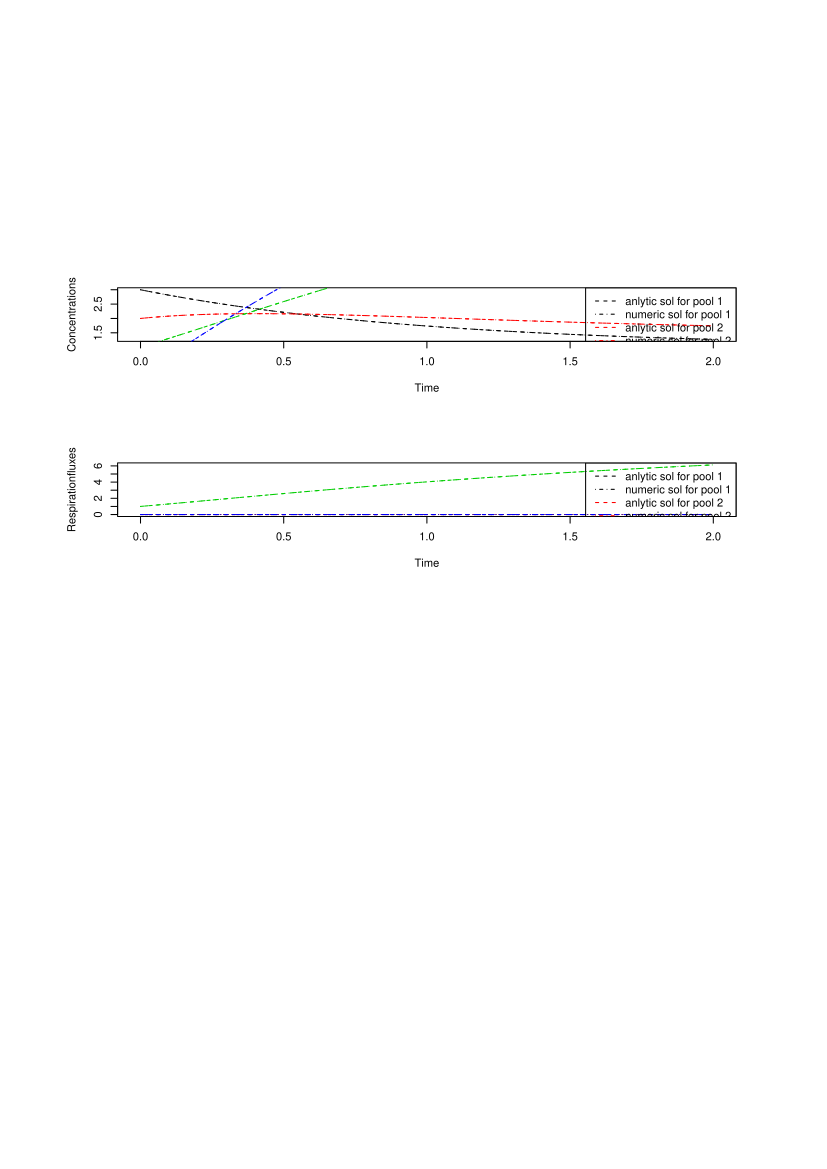

This chart was generated by the following R code:
#
# vim:set ff=unix expandtab ts=2 sw=2:
# This test function is automatically produced by the python script:/home/mm/SoilR/RPackages/SoilR/pkg/inst/tests/Rexample.py
test.FourpSerial_1=function(){
   require(RUnit)
   t_start=0
   t_end=2
   tn=100
   tol=.02/tn
   print(tol)
   timestep=(t_end-t_start)/tn
   t=seq(t_start,t_end,timestep)
   A=new("DecompositionOperator",t_start,Inf,function(t){matrix(
     nrow=4,
     ncol=4,
     c(
        -1,  1,  0,  0,  
        0,  -2,  1,  1,  
        0,  0,  -2,  1,  
        0,  0,  1,  -1
     )
   )})
   c01=3
   c02=2
   c03=1
   c04=0
   inputrates=new("TimeMap",t_start,t_end,function(t){return(matrix(
     nrow=4,
     ncol=1,
     c(
        1,  2,  3,  4
     )
   ))})
   Y=matrix(ncol=4,nrow=length(t))
   Y[,1]=c01*exp(-t) + 1 - exp(-t)
   Y[,2]=c01*(exp(-t) - exp(-2*t)) + c02*exp(-2*t) + 3/2 - exp(-t) - exp(-2*t)/2
   Y[,3]=c01*(-2*(1/(-sqrt(5)/2 - 1/2) - 2/((-sqrt(5) - 1)*(-sqrt(5)/2 - 1/2)*(-sqrt(5)/2 + 5/2)) + 4*(-1/(2*(-sqrt(5)/2 - 1/2)) + 1)/((-sqrt(5) - 1)*(-sqrt(5)/2 - 1/2)*(-sqrt(5)/2 + 5/2)))*exp(t*(-3/2 - sqrt(5)/2))/(-1 + sqrt(5)) - 2*(-1/(-sqrt(5)/2 + 5/2) + 2*(-1/(2*(-sqrt(5)/2 - 1/2)) + 1)/(-sqrt(5)/2 + 5/2))*exp(t*(-3/2 + sqrt(5)/2))/(-sqrt(5) - 1) - exp(-t)) + c02*(-4*exp(t*(-3/2 - sqrt(5)/2))/((-1 + sqrt(5))*(-sqrt(5) - 1)*(-sqrt(5)/2 - 1/2)*(-sqrt(5)/2 + 5/2)) - 2*exp(t*(-3/2 + sqrt(5)/2))/((-sqrt(5) - 1)*(-sqrt(5)/2 + 5/2))) + c03*(-2*(1/(-sqrt(5)/2 - 1/2) - 2/((-sqrt(5) - 1)*(-sqrt(5)/2 - 1/2)**2*(-sqrt(5)/2 + 5/2)))*exp(t*(-3/2 - sqrt(5)/2))/(-1 + sqrt(5)) + 2*exp(t*(-3/2 + sqrt(5)/2))/((-sqrt(5) - 1)*(-sqrt(5)/2 - 1/2)*(-sqrt(5)/2 + 5/2))) + c04*(-4*exp(t*(-3/2 - sqrt(5)/2))/((-1 + sqrt(5))*(-sqrt(5) - 1)*(-sqrt(5)/2 - 1/2)*(-sqrt(5)/2 + 5/2)) - 2*exp(t*(-3/2 + sqrt(5)/2))/((-sqrt(5) - 1)*(-sqrt(5)/2 + 5/2))) - 24*(-3*exp(-3*t/2)*exp(-sqrt(5)*t/2)/2 + sqrt(5)*exp(-3*t/2)*exp(-sqrt(5)*t/2)/2)/((-1 + sqrt(5))*(-sqrt(5) - 1)*(-sqrt(5)/2 - 1/2)*(-sqrt(5)/2 + 5/2)) - 2*(-3*exp(-3*t/2)*exp(-sqrt(5)*t/2)/2 + sqrt(5)*exp(-3*t/2)*exp(-sqrt(5)*t/2)/2)*(1/(-sqrt(5)/2 - 1/2) - 2/((-sqrt(5) - 1)*(-sqrt(5)/2 - 1/2)*(-sqrt(5)/2 + 5/2)) + 4*(-1/(2*(-sqrt(5)/2 - 1/2)) + 1)/((-sqrt(5) - 1)*(-sqrt(5)/2 - 1/2)*(-sqrt(5)/2 + 5/2)))/(-1 + sqrt(5)) - 6*(-3*exp(-3*t/2)*exp(-sqrt(5)*t/2)/2 + sqrt(5)*exp(-3*t/2)*exp(-sqrt(5)*t/2)/2)*(1/(-sqrt(5)/2 - 1/2) - 2/((-sqrt(5) - 1)*(-sqrt(5)/2 - 1/2)**2*(-sqrt(5)/2 + 5/2)))/(-1 + sqrt(5)) - 2*(-3*exp(-3*t/2)*exp(sqrt(5)*t/2)/2 - sqrt(5)*exp(-3*t/2)*exp(sqrt(5)*t/2)/2)*(-1/(-sqrt(5)/2 + 5/2) + 2*(-1/(2*(-sqrt(5)/2 - 1/2)) + 1)/(-sqrt(5)/2 + 5/2))/(-sqrt(5) - 1) + 6*(-3*exp(-3*t/2)*exp(sqrt(5)*t/2)/2 - sqrt(5)*exp(-3*t/2)*exp(sqrt(5)*t/2)/2)/((-sqrt(5) - 1)*(-sqrt(5)/2 - 1/2)*(-sqrt(5)/2 + 5/2)) - 12*(-3*exp(-3*t/2)*exp(sqrt(5)*t/2)/2 - sqrt(5)*exp(-3*t/2)*exp(sqrt(5)*t/2)/2)/((-sqrt(5) - 1)*(-sqrt(5)/2 + 5/2)) + 24*(-3/2 + sqrt(5)/2)/((-1 + sqrt(5))*(-sqrt(5) - 1)*(-sqrt(5)/2 - 1/2)*(-sqrt(5)/2 + 5/2)) - 1 + 2*(-3/2 + sqrt(5)/2)*(1/(-sqrt(5)/2 - 1/2) - 2/((-sqrt(5) - 1)*(-sqrt(5)/2 - 1/2)*(-sqrt(5)/2 + 5/2)) + 4*(-1/(2*(-sqrt(5)/2 - 1/2)) + 1)/((-sqrt(5) - 1)*(-sqrt(5)/2 - 1/2)*(-sqrt(5)/2 + 5/2)))/(-1 + sqrt(5)) + 6*(-3/2 + sqrt(5)/2)*(1/(-sqrt(5)/2 - 1/2) - 2/((-sqrt(5) - 1)*(-sqrt(5)/2 - 1/2)**2*(-sqrt(5)/2 + 5/2)))/(-1 + sqrt(5)) + 2*(-3/2 - sqrt(5)/2)*(-1/(-sqrt(5)/2 + 5/2) + 2*(-1/(2*(-sqrt(5)/2 - 1/2)) + 1)/(-sqrt(5)/2 + 5/2))/(-sqrt(5) - 1) - 6*(-3/2 - sqrt(5)/2)/((-sqrt(5) - 1)*(-sqrt(5)/2 - 1/2)*(-sqrt(5)/2 + 5/2)) + 12*(-3/2 - sqrt(5)/2)/((-sqrt(5) - 1)*(-sqrt(5)/2 + 5/2)) + exp(-t)
   Y[,4]=c01*((1/(-sqrt(5)/2 - 1/2) - 2/((-sqrt(5) - 1)*(-sqrt(5)/2 - 1/2)*(-sqrt(5)/2 + 5/2)) + 4*(-1/(2*(-sqrt(5)/2 - 1/2)) + 1)/((-sqrt(5) - 1)*(-sqrt(5)/2 - 1/2)*(-sqrt(5)/2 + 5/2)))*exp(t*(-3/2 - sqrt(5)/2)) + (-1/(-sqrt(5)/2 + 5/2) + 2*(-1/(2*(-sqrt(5)/2 - 1/2)) + 1)/(-sqrt(5)/2 + 5/2))*exp(t*(-3/2 + sqrt(5)/2)) - 2*exp(-t) + exp(-2*t)) + c02*(2*exp(t*(-3/2 - sqrt(5)/2))/((-sqrt(5) - 1)*(-sqrt(5)/2 - 1/2)*(-sqrt(5)/2 + 5/2)) + exp(t*(-3/2 + sqrt(5)/2))/(-sqrt(5)/2 + 5/2) - exp(-2*t)) + c03*((1/(-sqrt(5)/2 - 1/2) - 2/((-sqrt(5) - 1)*(-sqrt(5)/2 - 1/2)**2*(-sqrt(5)/2 + 5/2)))*exp(t*(-3/2 - sqrt(5)/2)) - exp(t*(-3/2 + sqrt(5)/2))/((-sqrt(5)/2 - 1/2)*(-sqrt(5)/2 + 5/2))) + c04*(2*exp(t*(-3/2 - sqrt(5)/2))/((-sqrt(5) - 1)*(-sqrt(5)/2 - 1/2)*(-sqrt(5)/2 + 5/2)) + exp(t*(-3/2 + sqrt(5)/2))/(-sqrt(5)/2 + 5/2)) + (-3*exp(-3*t/2)*exp(-sqrt(5)*t/2)/2 + sqrt(5)*exp(-3*t/2)*exp(-sqrt(5)*t/2)/2)*(3/(-sqrt(5)/2 - 1/2) - 6/((-sqrt(5) - 1)*(-sqrt(5)/2 - 1/2)**2*(-sqrt(5)/2 + 5/2))) + (-3*exp(-3*t/2)*exp(-sqrt(5)*t/2)/2 + sqrt(5)*exp(-3*t/2)*exp(-sqrt(5)*t/2)/2)*(1/(-sqrt(5)/2 - 1/2) - 2/((-sqrt(5) - 1)*(-sqrt(5)/2 - 1/2)*(-sqrt(5)/2 + 5/2)) + 4*(-1/(2*(-sqrt(5)/2 - 1/2)) + 1)/((-sqrt(5) - 1)*(-sqrt(5)/2 - 1/2)*(-sqrt(5)/2 + 5/2))) + 12*(-3*exp(-3*t/2)*exp(-sqrt(5)*t/2)/2 + sqrt(5)*exp(-3*t/2)*exp(-sqrt(5)*t/2)/2)/((-sqrt(5) - 1)*(-sqrt(5)/2 - 1/2)*(-sqrt(5)/2 + 5/2)) + (-3*exp(-3*t/2)*exp(sqrt(5)*t/2)/2 - sqrt(5)*exp(-3*t/2)*exp(sqrt(5)*t/2)/2)*(-1/(-sqrt(5)/2 + 5/2) + 2*(-1/(2*(-sqrt(5)/2 - 1/2)) + 1)/(-sqrt(5)/2 + 5/2)) - 3*(-3*exp(-3*t/2)*exp(sqrt(5)*t/2)/2 - sqrt(5)*exp(-3*t/2)*exp(sqrt(5)*t/2)/2)/((-sqrt(5)/2 - 1/2)*(-sqrt(5)/2 + 5/2)) + 6*(-3*exp(-3*t/2)*exp(sqrt(5)*t/2)/2 - sqrt(5)*exp(-3*t/2)*exp(sqrt(5)*t/2)/2)/(-sqrt(5)/2 + 5/2) - 5/2 - (-3/2 + sqrt(5)/2)*(3/(-sqrt(5)/2 - 1/2) - 6/((-sqrt(5) - 1)*(-sqrt(5)/2 - 1/2)**2*(-sqrt(5)/2 + 5/2))) - (-3/2 + sqrt(5)/2)*(1/(-sqrt(5)/2 - 1/2) - 2/((-sqrt(5) - 1)*(-sqrt(5)/2 - 1/2)*(-sqrt(5)/2 + 5/2)) + 4*(-1/(2*(-sqrt(5)/2 - 1/2)) + 1)/((-sqrt(5) - 1)*(-sqrt(5)/2 - 1/2)*(-sqrt(5)/2 + 5/2))) - 12*(-3/2 + sqrt(5)/2)/((-sqrt(5) - 1)*(-sqrt(5)/2 - 1/2)*(-sqrt(5)/2 + 5/2)) - (-3/2 - sqrt(5)/2)*(-1/(-sqrt(5)/2 + 5/2) + 2*(-1/(2*(-sqrt(5)/2 - 1/2)) + 1)/(-sqrt(5)/2 + 5/2)) + 3*(-3/2 - sqrt(5)/2)/((-sqrt(5)/2 - 1/2)*(-sqrt(5)/2 + 5/2)) - 6*(-3/2 - sqrt(5)/2)/(-sqrt(5)/2 + 5/2) + 2*exp(-t) + exp(-2*t)/2
   R=matrix(ncol=4,nrow=length(t))
   R[,1]=0
   R[,2]=0
   R[,3]=c01*(-2*(1/(-sqrt(5)/2 - 1/2) - 2/((-sqrt(5) - 1)*(-sqrt(5)/2 - 1/2)*(-sqrt(5)/2 + 5/2)) + 4*(-1/(2*(-sqrt(5)/2 - 1/2)) + 1)/((-sqrt(5) - 1)*(-sqrt(5)/2 - 1/2)*(-sqrt(5)/2 + 5/2)))*exp(t*(-3/2 - sqrt(5)/2))/(-1 + sqrt(5)) - 2*(-1/(-sqrt(5)/2 + 5/2) + 2*(-1/(2*(-sqrt(5)/2 - 1/2)) + 1)/(-sqrt(5)/2 + 5/2))*exp(t*(-3/2 + sqrt(5)/2))/(-sqrt(5) - 1) - exp(-t)) + c02*(-4*exp(t*(-3/2 - sqrt(5)/2))/((-1 + sqrt(5))*(-sqrt(5) - 1)*(-sqrt(5)/2 - 1/2)*(-sqrt(5)/2 + 5/2)) - 2*exp(t*(-3/2 + sqrt(5)/2))/((-sqrt(5) - 1)*(-sqrt(5)/2 + 5/2))) + c03*(-2*(1/(-sqrt(5)/2 - 1/2) - 2/((-sqrt(5) - 1)*(-sqrt(5)/2 - 1/2)**2*(-sqrt(5)/2 + 5/2)))*exp(t*(-3/2 - sqrt(5)/2))/(-1 + sqrt(5)) + 2*exp(t*(-3/2 + sqrt(5)/2))/((-sqrt(5) - 1)*(-sqrt(5)/2 - 1/2)*(-sqrt(5)/2 + 5/2))) + c04*(-4*exp(t*(-3/2 - sqrt(5)/2))/((-1 + sqrt(5))*(-sqrt(5) - 1)*(-sqrt(5)/2 - 1/2)*(-sqrt(5)/2 + 5/2)) - 2*exp(t*(-3/2 + sqrt(5)/2))/((-sqrt(5) - 1)*(-sqrt(5)/2 + 5/2))) - 24*(-3*exp(-3*t/2)*exp(-sqrt(5)*t/2)/2 + sqrt(5)*exp(-3*t/2)*exp(-sqrt(5)*t/2)/2)/((-1 + sqrt(5))*(-sqrt(5) - 1)*(-sqrt(5)/2 - 1/2)*(-sqrt(5)/2 + 5/2)) - 2*(-3*exp(-3*t/2)*exp(-sqrt(5)*t/2)/2 + sqrt(5)*exp(-3*t/2)*exp(-sqrt(5)*t/2)/2)*(1/(-sqrt(5)/2 - 1/2) - 2/((-sqrt(5) - 1)*(-sqrt(5)/2 - 1/2)*(-sqrt(5)/2 + 5/2)) + 4*(-1/(2*(-sqrt(5)/2 - 1/2)) + 1)/((-sqrt(5) - 1)*(-sqrt(5)/2 - 1/2)*(-sqrt(5)/2 + 5/2)))/(-1 + sqrt(5)) - 6*(-3*exp(-3*t/2)*exp(-sqrt(5)*t/2)/2 + sqrt(5)*exp(-3*t/2)*exp(-sqrt(5)*t/2)/2)*(1/(-sqrt(5)/2 - 1/2) - 2/((-sqrt(5) - 1)*(-sqrt(5)/2 - 1/2)**2*(-sqrt(5)/2 + 5/2)))/(-1 + sqrt(5)) - 2*(-3*exp(-3*t/2)*exp(sqrt(5)*t/2)/2 - sqrt(5)*exp(-3*t/2)*exp(sqrt(5)*t/2)/2)*(-1/(-sqrt(5)/2 + 5/2) + 2*(-1/(2*(-sqrt(5)/2 - 1/2)) + 1)/(-sqrt(5)/2 + 5/2))/(-sqrt(5) - 1) + 6*(-3*exp(-3*t/2)*exp(sqrt(5)*t/2)/2 - sqrt(5)*exp(-3*t/2)*exp(sqrt(5)*t/2)/2)/((-sqrt(5) - 1)*(-sqrt(5)/2 - 1/2)*(-sqrt(5)/2 + 5/2)) - 12*(-3*exp(-3*t/2)*exp(sqrt(5)*t/2)/2 - sqrt(5)*exp(-3*t/2)*exp(sqrt(5)*t/2)/2)/((-sqrt(5) - 1)*(-sqrt(5)/2 + 5/2)) + 24*(-3/2 + sqrt(5)/2)/((-1 + sqrt(5))*(-sqrt(5) - 1)*(-sqrt(5)/2 - 1/2)*(-sqrt(5)/2 + 5/2)) - 1 + 2*(-3/2 + sqrt(5)/2)*(1/(-sqrt(5)/2 - 1/2) - 2/((-sqrt(5) - 1)*(-sqrt(5)/2 - 1/2)*(-sqrt(5)/2 + 5/2)) + 4*(-1/(2*(-sqrt(5)/2 - 1/2)) + 1)/((-sqrt(5) - 1)*(-sqrt(5)/2 - 1/2)*(-sqrt(5)/2 + 5/2)))/(-1 + sqrt(5)) + 6*(-3/2 + sqrt(5)/2)*(1/(-sqrt(5)/2 - 1/2) - 2/((-sqrt(5) - 1)*(-sqrt(5)/2 - 1/2)**2*(-sqrt(5)/2 + 5/2)))/(-1 + sqrt(5)) + 2*(-3/2 - sqrt(5)/2)*(-1/(-sqrt(5)/2 + 5/2) + 2*(-1/(2*(-sqrt(5)/2 - 1/2)) + 1)/(-sqrt(5)/2 + 5/2))/(-sqrt(5) - 1) - 6*(-3/2 - sqrt(5)/2)/((-sqrt(5) - 1)*(-sqrt(5)/2 - 1/2)*(-sqrt(5)/2 + 5/2)) + 12*(-3/2 - sqrt(5)/2)/((-sqrt(5) - 1)*(-sqrt(5)/2 + 5/2)) + exp(-t)
   R[,4]=0
   mod=GeneralModel(
    t,
    A,
    c(
       c01,
       c02,
       c03,
       c04
    ),
   inputrates,
   deSolve.lsoda.wrapper
   )
   Yode=getC(mod) 
   Rode=getReleaseFlux(mod) 
#begin plots 
   lt1=2
   lt2=4
   pdf(file="runit.automatic.FourpSerial_1.pdf",paper="a4")
   m=matrix(c(1,2,3,4),4,1,byrow=TRUE)
   layout(m)
   plot(t,Y[,1],type="l",lty=lt1,col=1,ylab="Concentrations",xlab="Time")
   lines(t,Yode[,1],type="l",lty=lt2,col=1)
   lines(t,Y[,2],type="l",lty=lt1,col=2)
   lines(t,Yode[,2],type="l",lty=lt2,col=2)
   lines(t,Y[,3],type="l",lty=lt1,col=3)
   lines(t,Yode[,3],type="l",lty=lt2,col=3)
   lines(t,Y[,4],type="l",lty=lt1,col=4)
   lines(t,Yode[,4],type="l",lty=lt2,col=4)
   legend(
   "topright",
     c(
     "anlytic sol for pool 1",
     "numeric sol for pool 1",
     "anlytic sol for pool 2",
     "numeric sol for pool 2",
     "anlytic sol for pool 3",
     "numeric sol for pool 3",
     "anylytic sol for pool 4",
     "numeric sol for pool 4"
     ),
     lty=c(lt1,lt2),
     col=c(1,1,2,2,3,3,4,4)
   )
   plot(t,R[,1],type="l",lty=lt1,col=1,ylab="Respirationfluxes",xlab="Time",ylim=c(min(R),max(R)))
   lines(t,Rode[,1],type="l",lty=lt2,col=1)
   lines(t,R[,2],type="l",lty=lt1,col=2)
   lines(t,Rode[,2],type="l",lty=lt2,col=2)
   lines(t,R[,3],type="l",lty=lt1,col=3)
   lines(t,Rode[,3],type="l",lty=lt2,col=3)
   lines(t,R[,4],type="l",lty=lt1,col=4)
   lines(t,Rode[,4],type="l",lty=lt2,col=4)
   legend(
   "topright",
     c(
     "anlytic sol for pool 1",
     "numeric sol for pool 1",
     "anlytic sol for pool 2",
     "numeric sol for pool 2",
     "anlytic sol for pool 3",
     "numeric sol for pool 3",
     "anylytic sol for pool 4",
     "numeric sol for pool 4"
     ),
     lty=c(lt1,lt2),
     col=c(1,1,2,2,3,3,4,4)
   )
   dev.off()
# end plots 
# begin checks 
   checkEquals(
    Y,
    Yode,
    "test numeric solution for C-Content computed by the ode mehtod against analytical",
    tolerance = tol,
   )
   checkEquals(
    R,
    Rode,
    "test numeric solution for Respiration computed by the ode mehtod against analytical",
    tolerance = tol,
   )

 }
